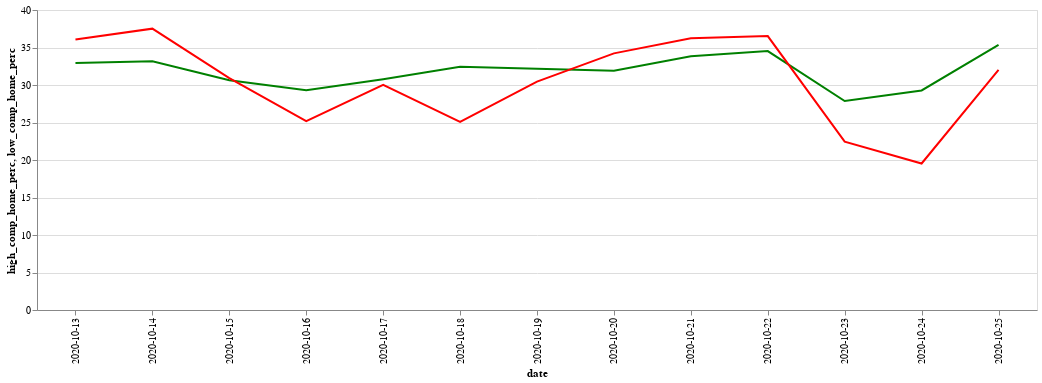

Notebook cell for this chart:
### Code cell
base = alt.Chart(df3.reset_index()).encode(x='date'
).properties(width = 1000)
alt.layer(
    base.mark_line(color='green').encode(y='high_comp_home_perc'),
    base.mark_line(color='red').encode(y='low_comp_home_perc')
).interactive()

### Figure 1 — Vega-Lite specification as saved in the notebook (floating-point values rounded to 4 significant figures)
{"config": {"view": {"continuousWidth": 400, "continuousHeight": 300}}, "layer": [{"mark": {"type": "line", "color": "green"}, "encoding": {"x": {"type": "nominal", "field": "date"}, "y": {"type": "quantitative", "field": "high_comp_home_perc"}}, "selection": {"selector014": {"type": "interval", "bind": "scales", "encodings": ["x", "y"]}}, "width": 1000}, {"mark": {"type": "line", "color": "red"}, "encoding": {"x": {"type": "nominal", "field": "date"}, "y": {"type": "quantitative", "field": "low_comp_home_perc"}}, "width": 1000}], "data": {"name": "data-5ab4ae9605b551b3d04fb70f74210205"}, "$schema": "https://vega.github.io/schema/vega-lite/v4.8.1.json", "datasets": {"data-5ab4ae9605b551b3d04fb70f74210205": [{"index": 34, "date": "2020-10-18", "high_comp_home_perc": 32.43, "low_comp_home_perc": 25.07}, {"index": 38, "date": "2020-10-24", "high_comp_home_perc": 29.27, "low_comp_home_perc": 19.53}, {"index": 44, "date": "2020-10-20", "high_comp_home_perc": 31.9, "low_comp_home_perc": 34.22}, {"index": 48, "date": "2020-10-21", "high_comp_home_perc": 33.82, "low_comp_home_perc": 36.22}, {"index": 81, "date": "2020-10-15", "high_comp_home_perc": 30.64, "low_comp_home_perc": 30.93}, {"index": 190, "date": "2020-10-17", "high_comp_home_perc": 30.76, "low_comp_home_perc": 30.03}, {"index": 214, "date": "2020-10-16", "high_comp_home_perc": 29.29, "low_comp_home_perc": 25.18}, {"index": 300, "date": "2020-10-19", "high_comp_home_perc": 32.18, "low_comp_home_perc": 30.46}, {"index": 315, "date": "2020-10-13", "high_comp_home_perc": 32.93, "low_comp_home_perc": 36.07}, {"index": 326, "date": "2020-10-14", "high_comp_home_perc": 33.17, "low_comp_home_perc": 37.51}, {"index": 327, "date": "2020-10-22", "high_comp_home_perc": 34.52, "low_comp_home_perc": 36.53}, {"index": 352, "date": "2020-10-23", "high_comp_home_perc": 27.86, "low_comp_home_perc": 22.44}, {"index": 363, "date": "2020-10-25", "high_comp_home_perc": 35.36, "low_comp_home_perc": 32.03}]}}
